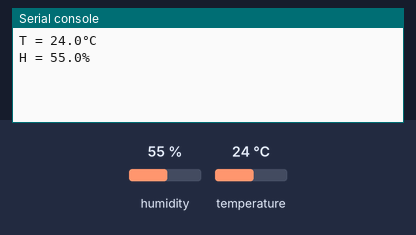
Bench run of a program on a simulated ESP8266 board running MicroPython. Shown: the last lines printed to the serial console. The inputs (shaded band) are chosen by the test bench; at power-on: humidity 55 %, temperature 24 °C.

Above: at 1.2 s.
1.3 s: humidity set to 22 %
At 5.4 s:
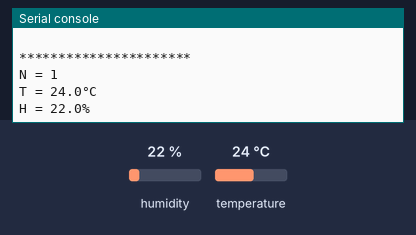
7.3 s: temperature set to 12 °C
At 11.3 s:
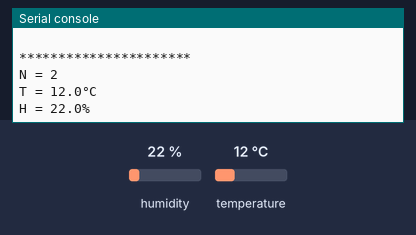
13.3 s: humidity set to 40 %
At 15.9 s:
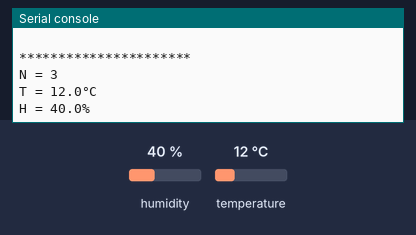
Timing chart, 0 to 17.4 s (numbered marks = the images above; inputs shaded):
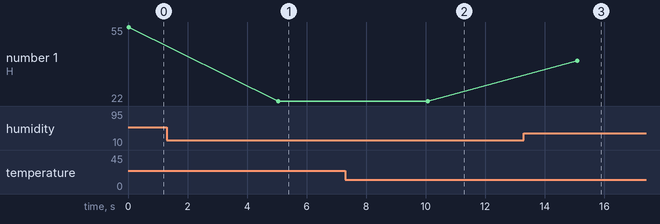

The program:

example_DHT22.py
```python
import dht
import time
from machine import I2C, Pin
sensor = dht.DHT22(Pin(2))

sensor.measure()

print("T = %s\u00b0C" % sensor.temperature())
print("H = %s%%" % sensor.humidity())
n = 0
while True:
    time.sleep(5)
    n += 1
    retry = 0
    while retry < 3:
        try:
            sensor.measure()
            break
        except:
            retry = retry + 1
            print(".", end="")
    print("\n**********************")
    print("N = %s " % n)
    print("T = %s\u00b0C" % sensor.temperature())
    print("H = %s%%" % sensor.humidity())
```

Measured:
- after the input at 1.3 s, the serial console: prints a new line after 3.7 s (image 1)
- after the input at 7.3 s, the serial console: prints a new line after 2.8 s (image 2)
- after the input at 13.3 s, the serial console: prints a new line after 1.8 s (image 3)
- plotted number 1: 55 → 22 after the input at 1.3 s, 22 → 40 after the input at 13.3 s
